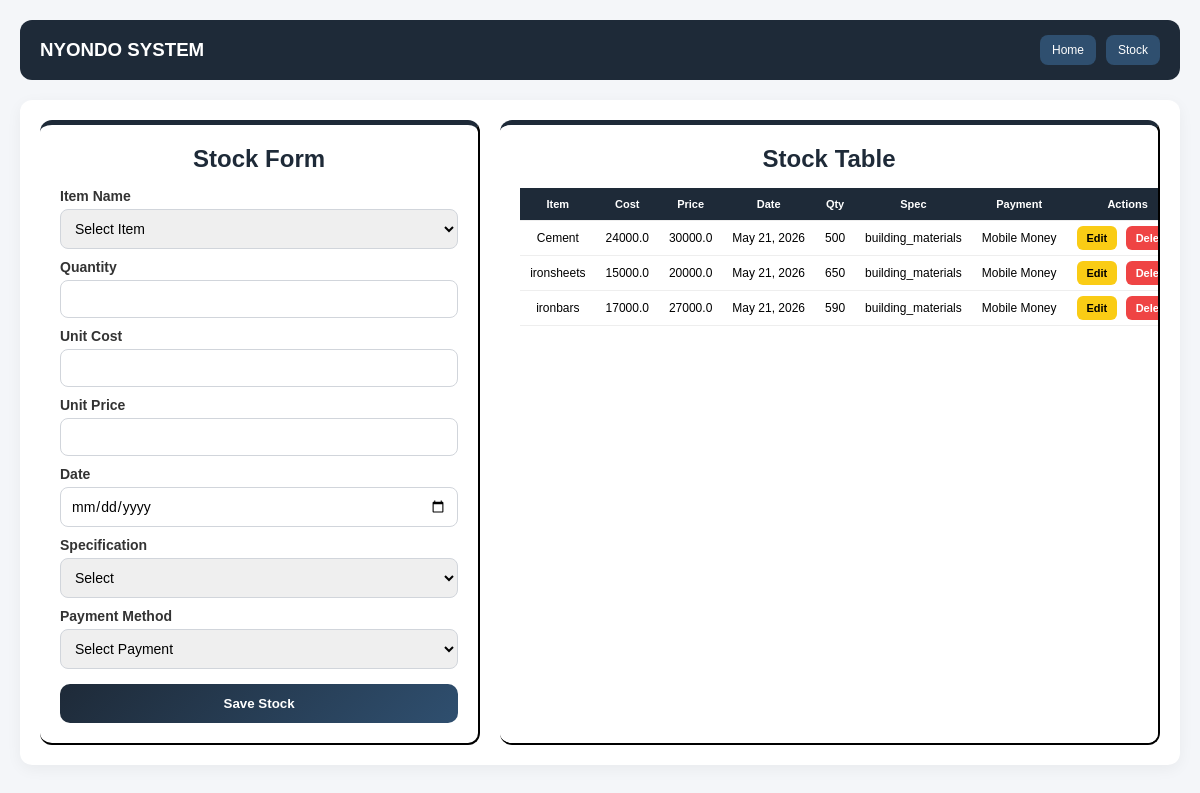
/stock/, run on the app's committed database.
### hardwareapp/models.py (models this page shows, shortened)
class Stock(models.Model):
    item_name = models.CharField(max_length=100, unique=True)
    quantity = models.IntegerField(default=0)
    unit_cost = models.DecimalField(max_digits=10, decimal_places=1, default=0)
    unit_price = models.DecimalField(max_digits=10, decimal_places=1, default=0)
    specification = models.CharField(max_length=100, blank=True, null=True)
    payment_method = models.CharField(max_length=100, blank=True, null=True)
    date = models.DateField(default=timezone.now)
    created_at = models.DateTimeField(auto_now_add=True)

### hardwareapp/views.py (the view, shortened to what this page needs)
# urls.py: path('stock/', views.stock_view, name='stock'),
def stock_view(request):
    stocks = Stock.objects.all()
    return render(request, "stock.html", {"stocks": stocks})

### hardwareapp/templates/stock.html (shortened to what this page needs)
<!doctype html>
<html lang="en">
  <head>
  </head>
  <body>
    <div class="navbar">
      <h3>NYONDO SYSTEM</h3>
      <div class="nav-links">
        <a href="{% url 'index' %}">Home</a>
        <a href="{% url 'stock' %}">Stock</a>
      </div>
    </div>
    <div class="container">
      <div class="form-section">
        <h2>Stock Form</h2>
        <form method="POST">
          <label>Item Name</label>
          <select name="item_name" required>
            <option value="">Select Item</option>
          </select>
          <label>Quantity</label>
          <input type="number" name="quantity" min="1" required />
          <label>Unit Cost</label>
          <input type="number" name="unit_cost" min="1" required />
          <label>Unit Price</label>
          <input type="number" name="unit_price" min="1" required />
          <label>Date</label>
          <input type="date" name="date" required />
          <label>Specification</label>
          <select name="specification">
            <option value="">Select</option>
          </select>
          <label>Payment Method</label>
          <select name="payment_method">
            <option value="">Select Payment</option>
          </select>
          <button type="submit">Save Stock</button>
        </form>
      </div>
      <div class="table-section">
        <h2>Stock Table</h2>
        <table>
          <tr>
            <th>Item</th>
            <th>Cost</th>
            <th>Price</th>
            <th>Date</th>
            <th>Qty</th>
            <th>Spec</th>
            <th>Payment</th>
            <th>Actions</th>
          </tr>
          {% for stock in stocks %}
          <tr>
            <td>{{ stock.item_name }}</td>
            <td>{{ stock.unit_cost }}</td>
            <td>{{ stock.unit_price }}</td>
            <td>{{ stock.date }}</td>
            <td>{{ stock.quantity }}</td>
            <td>{{ stock.specification }}</td>
            <td>{{ stock.payment_method }}</td>
            <td>
              <a href="{% url 'edit_stock' stock.id %}" class="edit-btn"
                >Edit</a
              >
              <a
                href="{% url 'delete_stock' stock.id %}"
                class="delete-btn"
                onclick="
                  return confirm(
                    'Are you sure you want to delete this stock item?',
                  );
                "
              >
                Delete
              </a>
            </td>
          </tr>
          {% empty %}
          <tr>
            <td colspan="8">No stock data available</td>
          </tr>
          {% endfor %}
        </table>
      </div>
    </div>
  </body>
</html>

### hardwareapp/templates/stock.html (style rules this page uses)
* { margin: 0; padding: 0; box-sizing: border-box; font-family: Arial, sans-serif; }
body { background: #f4f6f9; min-height: 100vh; padding: 20px; }
.navbar { display: flex; justify-content: space-between; align-items: center; padding: 15px 20px; background: #1e2a38; color: white; border-radius: 12px; margin-bottom: 20px; flex-wrap: wrap; }
.nav-links { display: flex; gap: 10px; flex-wrap: wrap; }
.nav-links a { text-decoration: none; padding: 8px 12px; background: #2f4f6f; color: white; border-radius: 8px; font-size: 12px; transition: 0.3s; }
.container { display: flex; gap: 20px; background: #ffffff; padding: 20px; border-radius: 12px; box-shadow: 0 4px 15px rgba(0, 0, 0, 0.05); }
.form-section { width: 40%; background: #ffffff; padding: 20px; border-radius: 12px; border-top: 5px solid #1e2a38; border-right: 2px solid black; border-bottom: 2px solid black; }
.form-section h2 { text-align: center; margin-bottom: 15px; color: #1e2a38; }
label { display: block; margin-top: 10px; font-weight: 600; font-size: 14px; color: #333; }
input, select { width: 100%; padding: 10px; margin-top: 5px; border: 1px solid #d1d5db; border-radius: 8px; font-size: 14px; }
button, .btn { width: 100%; margin-top: 15px; padding: 12px; background: linear-gradient(135deg, #1e2a38, #2f4f6f); color: white; border: none; border-radius: 10px; font-weight: bold; text-align: center; text-decoration: none; display: block; cursor: pointer; transition: 0.3s; }
.table-section { width: 60%; background: #ffffff; padding: 20px; border-radius: 12px; border-top: 5px solid #1e2a38; border-right: 2px solid black; border-bottom: 2px solid black; overflow-x: auto; }
.table-section h2 { text-align: center; margin-bottom: 15px; color: #1e2a38; }
table { width: 100%; border-collapse: collapse; font-size: 12px; }
th, td { padding: 10px; text-align: center; border-bottom: 1px solid #eee; white-space: nowrap; }
th { background: #1e2a38; color: white; font-size: 11px; }
.edit-btn { background: #facc15; color: black; padding: 6px 10px; border-radius: 6px; text-decoration: none; font-size: 11px; font-weight: bold; margin-right: 5px; }
.delete-btn { background: #ef4444; color: white; padding: 6px 10px; border-radius: 6px; text-decoration: none; font-size: 11px; font-weight: bold; }

### data on the page
Stock: item_name "Cement", unit_cost "24000.0", unit_price "30000.0", date "May 21, 2026", quantity "500", specification "building_materials", payment_method "Mobile Money"
Stock: item_name "ironsheets", unit_cost "15000.0", unit_price "20000.0", date "May 21, 2026", quantity "650", specification "building_materials", payment_method "Mobile Money"
Stock: item_name "ironbars", unit_cost "17000.0", unit_price "27000.0", date "May 21, 2026", quantity "590", specification "building_materials", payment_method "Mobile Money"
